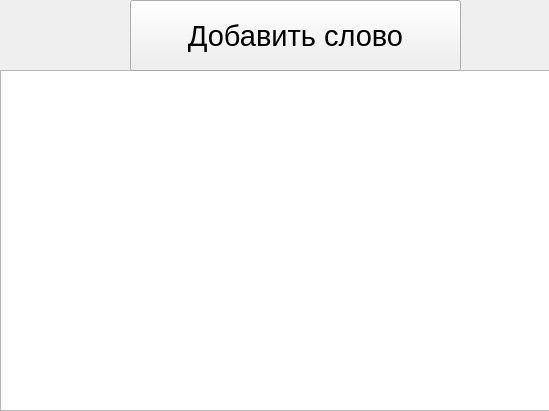
<?xml version="1.0" encoding="UTF-8"?>
<ui version="4.0">
 <class>Form</class>
 <widget class="QWidget" name="Form">
  <property name="geometry">
   <rect>
    <x>0</x>
    <y>0</y>
    <width>549</width>
    <height>411</height>
   </rect>
  </property>
  <property name="windowTitle">
   <string>Form</string>
  </property>
  <widget class="QTableWidget" name="table_words">
   <property name="geometry">
    <rect>
     <x>0</x>
     <y>70</y>
     <width>551</width>
     <height>341</height>
    </rect>
   </property>
  </widget>
  <widget class="QPushButton" name="btn_add_word">
   <property name="geometry">
    <rect>
     <x>130</x>
     <y>0</y>
     <width>331</width>
     <height>71</height>
    </rect>
   </property>
   <property name="font">
    <font>
     <pointsize>22</pointsize>
    </font>
   </property>
   <property name="text">
    <string>Добавить слово</string>
   </property>
  </widget>
 </widget>
 <resources/>
 <connections/>
</ui>
